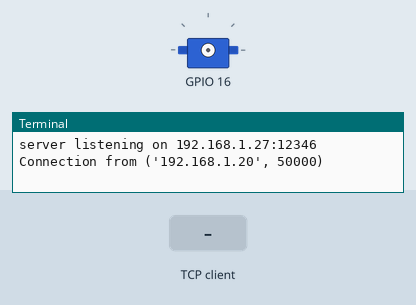
A program run on a simulated Raspberry Pi (BCM pin numbers). Parts: servo, the last lines printed to the terminal. The test bench sets the inputs (shaded band). One TCP client connects 1 s after the port opens and stays connected; servo angles are drawn from the pulse width (0.5 ms = 0°, 2.5 ms = 180°).

Above: at 1.2 s.
1.3 s: the TCP client sends "open\n"
2.8 s: the TCP client sends "close\n"
At 3.6 s:
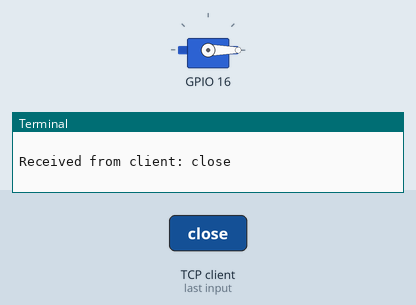
Timing chart, 0 to 5.8 s (numbered marks = the images above; inputs shaded):
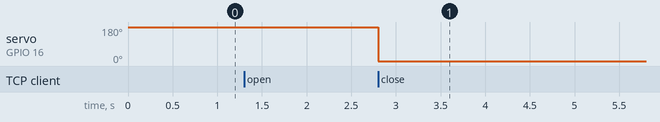

Measured:
- after the input at 2.8 s, servo on GPIO 16: 180° → 0° at once

The program:

listener.py
```python
# listener.py

import socket
import DBUtils as db
import servo
import RPi.GPIO as GPIO
import time

# Parametry połączenia
host = "192.168.1.27"
port = 12346

#Ustawienie socketu serwerowego i nasłuchiwanie.
server_socket = socket.socket(socket.AF_INET, socket.SOCK_STREAM)
server_socket.setsockopt(socket.SOL_SOCKET, socket.SO_REUSEADDR, 1)
server_socket.bind((host, port))
server_socket.listen()
print(f"server listening on {host}:{port}")

try:
    while True:
        # Akceptacja połączenia z klientem.
        client_socket, addr = server_socket.accept()
        # Wyłączenie funkcji blokujących.
        client_socket.setblocking(0)
        print(f"Connection from {addr}")

        try:
            while True:
                try:

                    # Odebranie danych od klienta.
                    data = client_socket.recv(1024)
                    # Przerwanie gdy klient się rozłączył.
                    if not data:
                        break

                    #Dekodowanie wiadomości.
                    message = data.decode()
                    print(f"Received from client: {message}")

                    # Gdy komunikat to "open" otwórz drzwi.
                    if message.strip().lower() == "open":
                        servo.openDoors()
                        reactionFlag = True
                    # Gdy komunikat to "close" zamknij drzwi.
                    elif message.strip().lower() == "close":
                        servo.closeDoors()
                        reactionFlag = True
                except BlockingIOError:
                    pass
        finally:
            #Zamknij socket gdy klient się rozłączy.
            client_socket.close()
            print("Client disconnected")
#Zamknięcie programu przy przerwa
except KeyboardInterrupt:
    client_socket.close()
    print("Keyboard interrup")
```

DBUtils.py
```python
import sqlite3
from flask import Flask, jsonify


def getMaxID():
    conn = sqlite3.connect("/var/www/html/recordings.db")

    cursor = conn.cursor()
    cursor.execute("SELECT MAX(id) FROM recordings")

    maxID = cursor.fetchone()[0]

    conn.close()

    if maxID is None:
        maxID = 0
    return maxID

def addNewRecording(recording_id, recording_name, thumbnail_name, recording_date):
    conn = sqlite3.connect("/var/www/html/recordings.db")
    cursor = conn.cursor()

    try:
        cursor.execute("INSERT INTO recordings (id, name, thumbnail, recording_date) VALUES (?, ?, ?, ?)",
                       (recording_id, recording_name, thumbnail_name, recording_date))
        conn.commit()
    except sqlite3.Error as e:
        print("Error: ", e)
        conn.rollback()
    finally:
        conn.close()

def getAllRecordings():
    conn = sqlite3.connect("/var/www/html/recordings.db")
    cursor = conn.cursor()

    cursor.execute("SELECT * FROM recordings")
    rows = cursor.fetchall()

    conn.close()
    return rows
```

servo.py
```python
import RPi.GPIO as GPIO
import time

def setupServo(servo_pin = 16):
    GPIO.setmode(GPIO.BCM)
    GPIO.setup(servo_pin, GPIO.OUT)

    pwm = GPIO.PWM(servo_pin, 50)
    return pwm

   # pwm.ChangeDutyCycle(7.5)
   #     pwm.ChangeDutyCycle(2.5)

def openDoors():
    pwm = setupServo()
    pwm.start(12.5)
    time.sleep(1)
    pwm.stop()
    GPIO.cleanup()

def closeDoors():
    pwm = setupServo()
    pwm.start(2.5)
    time.sleep(1)
    pwm.stop()
    GPIO.cleanup()
```
